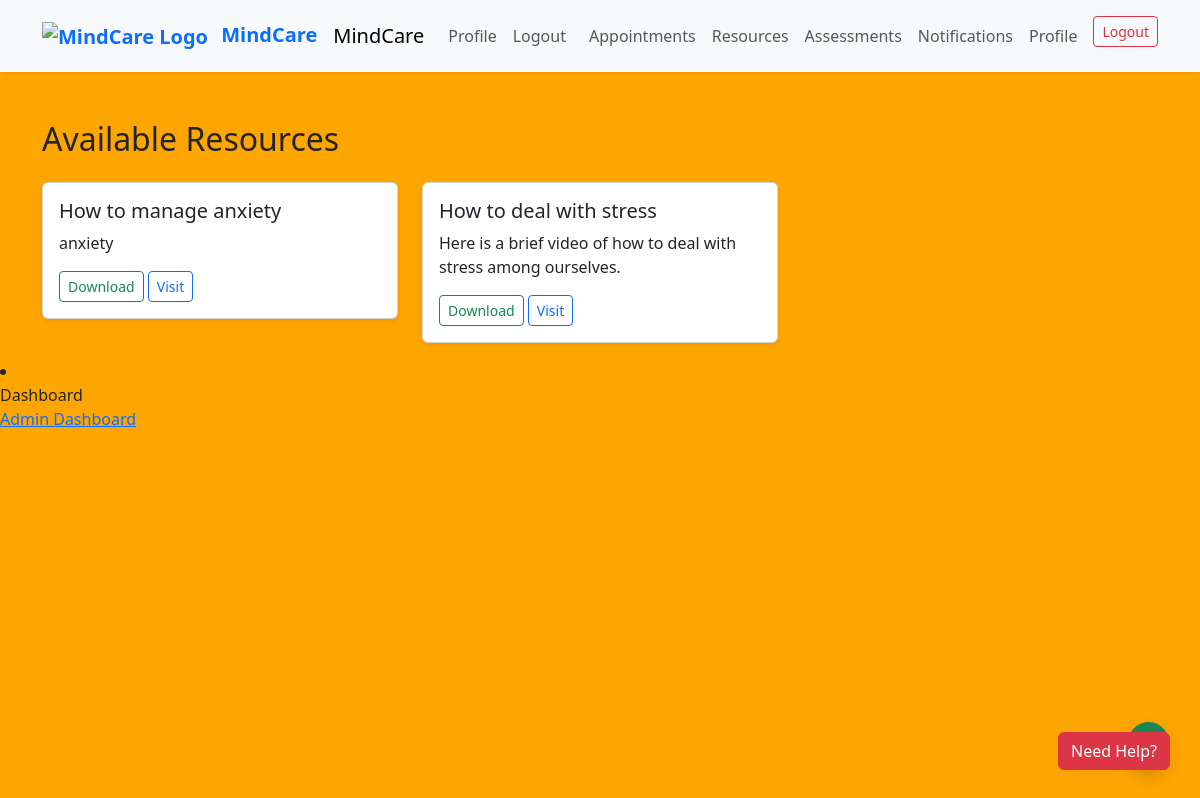
The page /resources/ (signed in) on the database its author committed.
### core/models.py (models this page shows, shortened)
class Resource(models.Model):
    title = models.CharField(max_length=200)
    description = models.TextField()
    file = models.FileField(upload_to='resources/', blank=True, null=True)
    link = models.URLField(blank=True, null=True)
    created_at = models.DateTimeField(auto_now_add=True)
    uploaded_by = models.ForeignKey(settings.AUTH_USER_MODEL, on_delete=models.CASCADE, null=True, blank=True)

### core/views.py (the view)
# urls.py: path('resources/', view_resources, name='view_resources'),
def view_resources(request):
    resources = Resource.objects.all().order_by('-created_at')
    return render(request, 'core/resources.html', {'resources': resources})

### core/templates/core/resources.html (shortened to what this page needs)
{% extends 'base.html' %}
{% block content %}
<div class="container mt-5">
  <h2 class="mb-4">Available Resources</h2>
  <div class="row">
    {% for res in resources %}
    <div class="col-md-4 mb-3">
      <div class="card shadow-sm">
        <div class="card-body">
          <h5>{{ res.title }}</h5>
          <p>{{ res.description|truncatewords:25 }}</p>
          {% if res.file %}
          <a href="{{ res.file.url }}" class="btn btn-sm btn-outline-success">Download</a>
          {% endif %}
          {% if res.link %}
          <a href="{{ res.link }}" target="_blank" class="btn btn-sm btn-outline-primary">Visit</a>
          {% endif %}
        </div>
      </div>
    </div>
    {% endfor %}
  </div>
</div>
{% endblock %}

### core/static/css/style.css (style rules this page uses)
body { background-color: orange; font-family: 'Segoe UI', sans-serif; }

### rows shown on the page
Resource: title "How to manage anxiety", description "anxiety"
Resource: title "How to deal with stress", description "Here is a brief video of how to deal with stress among ourselves."
